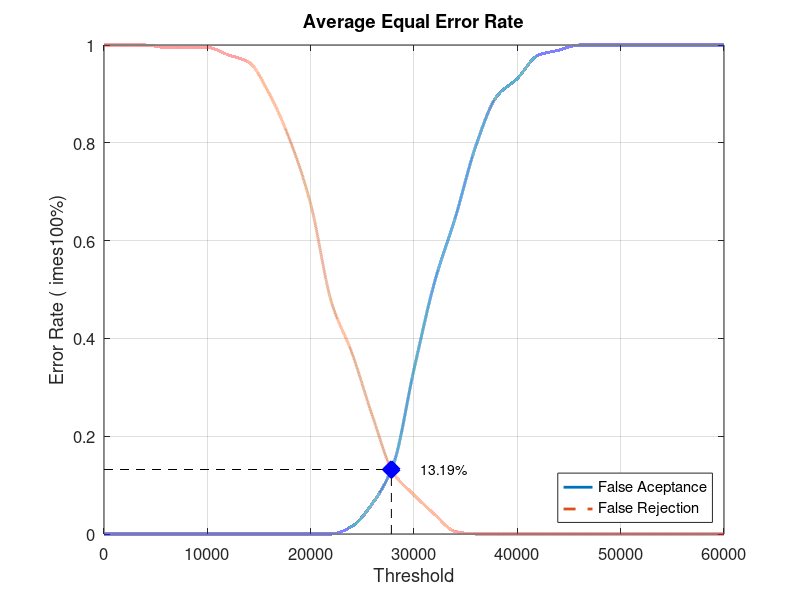
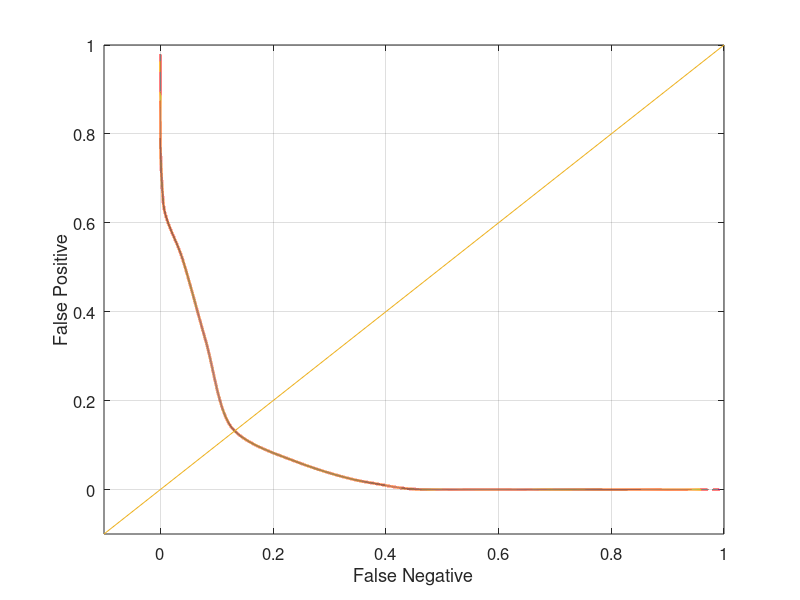

MATLAB code for these plots, in order:
close all;
clear;
clc;
x = 0:2000:60000;
xq = 0:0.5:60000;

y0 = [0 0 0 0 0 0 0 0 0 0 0 0 0.0157895 0.0631579 0.142105 0.336842 0.515789 0.647368 0.794737 0.894737 0.931579 0.978947 0.989474 1 1 1 1 1 1 1 1]
yy0 = interp1(x, y0, xq, 'pchip');
y1 = [1 1 1 0.995 0.995 0.995 0.98 0.965 0.9 0.805 0.675 0.475 0.37 0.24 0.125 0.08 0.04 0.005 0 0 0 0 0 0 0 0 0 0 0 0 0]
yy1 = interp1(x, y1, xq, 'pchip');

% Calculating EER: 
y2 = abs(y0 - y1);
find(y2 == min(y2))
yy2 = abs(yy0 - yy1);
xEER = find(yy2 == min(yy2));
xEERIndex = xq(xEER) % X-axis EER
yEER = yy0(xEER) % Y-axis EER

main = figure
plot(xq, yy0,'-','LineWidth', 2);	hold on
plot(xq, yy1,'--','LineWidth', 2);	hold on
plot([xEERIndex xEERIndex], [0 yEER], 'k--');	hold on
plot([0 xEERIndex], [yEER yEER], 'k--');	hold on
plot(xEERIndex, yEER, 'bx', 'LineWidth', 10);	hold on
text(xEERIndex + 10 * xEERIndex / 100, yEER, [num2str(round((10000 * yEER)) / 100) '%'])
legend('False Aceptance', 'False Rejection', 'Location', 'SouthEast')
xlabel('Threshold')
ylabel('Error Rate (	imes100%)')
title('Average Equal Error Rate')
set(gca, 'FontSize', 12)
axis([0 60000 0 1])
grid on

print(main, 'Database5_1Main', '-dpng');
FNRxFPR = figure('Color', [1 1 1]);
plot(yy1, yy0, '-', yy1, yy0, 'LineWidth', 2);
hold on
y = -0.1:0.1:1
plot(y, y); 
set(gca, 'FontSize', 12)
xlabel('False Negative')
ylabel('False Positive')
axis([-0.1 1 -0.1 1])
set(gca, 'FontSize', 12)
grid on

print(FNRxFPR, 'Database5_1FNRxFPR','-dpng');
